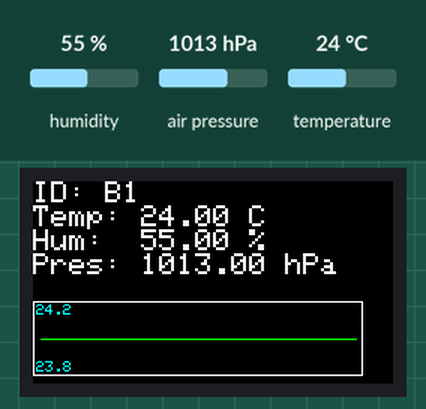
A sketch run on a simulated ESP32. Shown: 240×135 colour display. The inputs (shaded band) are chosen by the test bench; at power-on: temperature 24 °C, humidity 55 %, air pressure 1013 hPa. What the sketch prints to the serial monitor is not drawn.

Above: at 1.6 s.
1.7 s: temperature set to 12 °C
At 2.9 s:
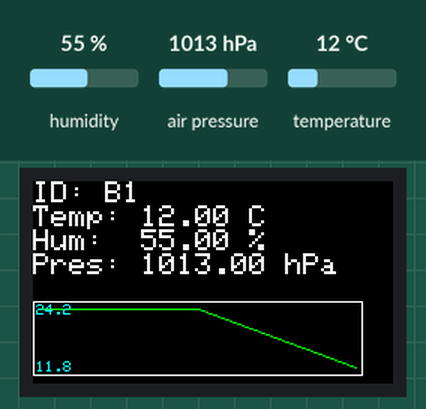
5.1 s: humidity set to 22 %
At 6.2 s:
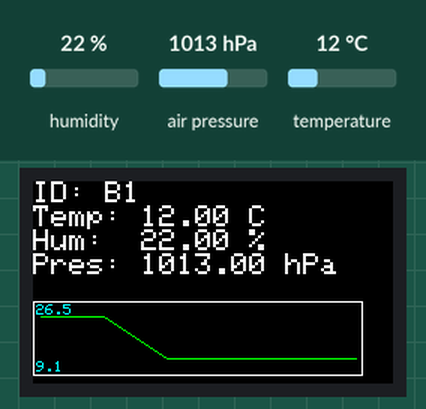
8.3 s: air pressure set to 952 hPa
At 9.5 s:
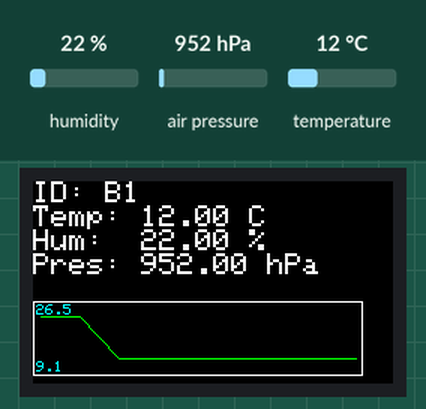
11.4 s: humidity set to 40 %
At 12.8 s:
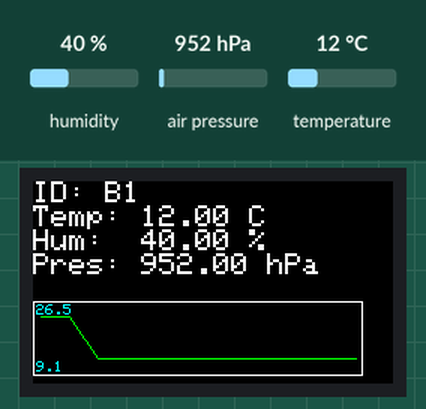
Timing chart, 0 to 14.4 s (numbered marks = the images above; inputs shaded):
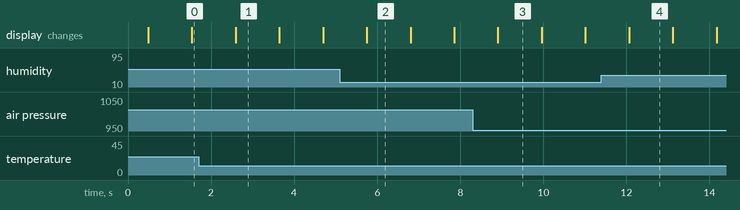

The sketch:

lesson3_M5StickC.ino
```cpp
#include <Wire.h>
#include <M5StickCPlus.h>
#include <Adafruit_Sensor.h>
#include <Adafruit_BME280.h>

// ==== lesson3 で追加 ====
#include <WiFi.h>
#include <esp_now.h>
#include <esp_wifi.h>
// ========================

// BME280のインスタンス作成
Adafruit_BME280 bme;

float temp = 0; //温度の値
float hum = 0;  //湿度の値
float pres = 0; //圧力の値


// ==== lesson2 で追加 ====
// グラフを表示するための設定
const int GRAPH_HISTORY_SIZE = 20;  // グラフに表示するデータの数
const int GRAPH_X_START = 0;        // グラフの左端の位置
const int GRAPH_Y_START = 80;       // グラフの上端の位置
const int GRAPH_WIDTH = 220;        // グラフの幅
const int GRAPH_HEIGHT = 50;        // グラフの高さ

// 過去の温度データを保存する配列
float tempHistory[GRAPH_HISTORY_SIZE];
int historyIndex = 0; // 次にデータを保存する位置
bool historyFilled = false; // 配列が満杯になったかどうか

// グラフの表示範囲を保持（急な変化でも範囲が変わらないように）
float graphMinVal = 0;  // グラフの最小値
float graphMaxVal = 0;  // グラフの最大値
bool graphRangeInitialized = false; // 範囲が初期化されたかどうか

// ========================

// ==== lesson3 で追加 ====
// ESP-NOW無線通信の設定
// ゲートウェイ（データを受け取る側）のMACアドレスを設定
// 参加者ミッション: ゲートウェイのMACアドレスを確認して設定してください
uint8_t GATEWAY_MAC[6] = {0x98, 0xf4, 0xab, 0x6e, 0x51, 0x10};  // 実際のMACアドレスに変更
const int CHANNEL = 1;  // ゲートウェイと同じチャンネル番号に設定
const int SEND_INTERVAL_MS = 1000;  // データを送る間隔（1秒ごと）

// このデバイスのID（識別番号）
// 参加者ミッション: 自分の割り当てられた番号に変更してください
const char DEVICE_ID[] = "B1";  // 例: "A1", "B2"など

// ESP-NOWペイロード構造体
typedef struct __attribute__((packed)) {
    char id[4];
    float t;
    float h;
    float p;
    uint32_t seq;
} Payload;

uint32_t seq = 0;
int sendSuccessCount = 0;
int sendFailCount = 0;
// ========================

// ==== lesson3 で追加 ====
// ゲートウェイとの通信を設定する関数
static void ensurePeer() {
    // 既に登録されていれば削除
    if (esp_now_is_peer_exist(GATEWAY_MAC)) {
        esp_now_del_peer(GATEWAY_MAC);
    }
    // ゲートウェイの情報を設定
    esp_now_peer_info_t p{};
    memcpy(p.peer_addr, GATEWAY_MAC, 6);
    p.ifidx = WIFI_IF_STA;
    p.channel = CHANNEL;
    p.encrypt = false;

    // ゲートウェイを登録
    esp_err_t e = esp_now_add_peer(&p);
    Serial.printf("[peer] add ret=%d\n", (int)e);
}

// データ送信が完了したときに呼ばれる関数
void OnDataSent(const uint8_t *mac_addr, esp_now_send_status_t status) {
    // 送信成功か失敗かをカウント
    if (status == ESP_NOW_SEND_SUCCESS) {
        sendSuccessCount++;
    } else {
        sendFailCount++;
    }
}
// ========================

void setup() {
    M5.begin();
    Serial.begin(115200);
    delay(200);

    // I2C通信の初期化 (M5StickC/PlusのGroveポート: SDA=32, SCL=33)
    Wire.begin(32, 33);

    // BME280の初期化 (0x76は多くのアドオンのデフォルトアドレス)
    if (!bme.begin(0x76, &Wire)) {
        Serial.println("Could not find a valid BME280 sensor, check wiring!");
        M5.Lcd.println("Sensor Error");
        while (1);
    }

    // ディスプレイの初期設定
    M5.Lcd.setRotation(1);    // 横向き
    M5.Lcd.setTextSize(2);    // 文字サイズ
    M5.Lcd.fillScreen(BLACK); // 画面クリア

    // ==== lesson2 で追加 ====
    // 履歴配列の初期化
    for (int i = 0; i < GRAPH_HISTORY_SIZE; i++) {
        tempHistory[i] = 0;
    }
    // ========================

    // ==== lesson3 で追加 ====
    // WiFiとESP-NOWの初期化
    WiFi.mode(WIFI_STA); // WiFiをステーションモードに設定
    ESP_ERROR_CHECK(esp_wifi_start());
    delay(50);
    ESP_ERROR_CHECK(esp_wifi_set_channel(CHANNEL, WIFI_SECOND_CHAN_NONE)); // チャンネルを設定
    WiFi.setSleep(false); // 省電力モードを無効化

    // 自分のMACアドレスを表示
    Serial.printf("My MAC: %s  CH=%d\n", WiFi.macAddress().c_str(), CHANNEL);

    // ESP-NOWを開始
    ESP_ERROR_CHECK(esp_now_init());
    esp_now_register_send_cb(OnDataSent); // 送信完了時のコールバックを登録
    ensurePeer(); // ゲートウェイを登録
    // ========================
}

// ==== lesson2 で追加 ====
// グラフを描画する関数
// value: 現在取得した値（温度、湿度、気圧など）
void drawGraph(float value) {
    // 新しい値を配列に保存
    tempHistory[historyIndex] = value;
    historyIndex++;
    // 配列の最後まで来たら最初に戻る
    if (historyIndex >= GRAPH_HISTORY_SIZE) {
        historyIndex = 0;
        historyFilled = true;
    }

    // グラフを描く場所を黒で塗りつぶす
    M5.Lcd.fillRect(GRAPH_X_START, GRAPH_Y_START, GRAPH_WIDTH, GRAPH_HEIGHT, BLACK);

    // グラフの枠を白い線で描く
    M5.Lcd.drawRect(GRAPH_X_START, GRAPH_Y_START, GRAPH_WIDTH, GRAPH_HEIGHT, WHITE);

    // データの最大値と最小値を計算
    float minVal = 999, maxVal = -999;
    int dataCount = historyFilled ? GRAPH_HISTORY_SIZE : historyIndex;

    if (dataCount == 0) return;

    // 最大値と最小値を計算（循環バッファを考慮）
    for (int i = 0; i < dataCount; i++) {
        int idx;
        if (historyFilled) {
            // 配列が満杯の場合、historyIndexから時系列順に取得
            idx = (historyIndex + i) % GRAPH_HISTORY_SIZE;
        } else {
            // 配列が満杯でない場合、0から順番に取得
            idx = i;
        }
        float val = tempHistory[idx];
        if (val < minVal) minVal = val;
        if (val > maxVal) maxVal = val;
    }

    // グラフの表示範囲を決定（急な変化でも範囲が変わらないように）
    if (!graphRangeInitialized) {
        // 初回は現在のデータ範囲に余裕を持たせて設定
        float range = maxVal - minVal;
        if (range < 1.0) range = 1.0;  // 最小範囲を確保
        graphMinVal = minVal - range * 0.2;  // 上下20%の余裕
        graphMaxVal = maxVal + range * 0.2;
        graphRangeInitialized = true;
    } else {
        // 既に範囲が設定されている場合、新しい値が範囲外に出た場合のみ拡張
        float margin = (graphMaxVal - graphMinVal) * 0.1;  // 現在の範囲の10%をマージンとして使用
        if (maxVal > graphMaxVal - margin) {
            // 上限に近づいたら、余裕を持たせて拡張
            float range = graphMaxVal - graphMinVal;
            if (range < 1.0) range = 1.0;
            graphMaxVal = maxVal + range * 0.2;  // 20%の余裕を追加
        }
        if (minVal < graphMinVal + margin) {
            // 下限に近づいたら、余裕を持たせて拡張
            float range = graphMaxVal - graphMinVal;
            if (range < 1.0) range = 1.0;
            graphMinVal = minVal - range * 0.2;  // 20%の余裕を追加
        }
    }

    // 表示用の範囲を設定
    minVal = graphMinVal;
    maxVal = graphMaxVal;

    // グラフの線を描画
    if (dataCount > 1) {
        for (int i = 0; i < dataCount - 1; i++) {
            // 時系列順にデータを取得（循環バッファを考慮）
            int idx1, idx2;
            if (historyFilled) {
                // 配列が満杯の場合、historyIndexから時系列順に取得
                idx1 = (historyIndex + i) % GRAPH_HISTORY_SIZE;
                idx2 = (historyIndex + i + 1) % GRAPH_HISTORY_SIZE;
            } else {
                // 配列が満杯でない場合、0から順番に取得
                idx1 = i;
                idx2 = i + 1;
            }

            int x1 = GRAPH_X_START + 5 + (i * (GRAPH_WIDTH - 10) / (dataCount - 1));
            int y1 = GRAPH_Y_START + GRAPH_HEIGHT - 5 - ((tempHistory[idx1] - minVal) * (GRAPH_HEIGHT - 10) / (maxVal - minVal));

            int x2 = GRAPH_X_START + 5 + ((i + 1) * (GRAPH_WIDTH - 10) / (dataCount - 1));
            int y2 = GRAPH_Y_START + GRAPH_HEIGHT - 5 - ((tempHistory[idx2] - minVal) * (GRAPH_HEIGHT - 10) / (maxVal - minVal));

            // 範囲チェック
            if (y1 < GRAPH_Y_START + 5) y1 = GRAPH_Y_START + 5;
            if (y1 > GRAPH_Y_START + GRAPH_HEIGHT - 5) y1 = GRAPH_Y_START + GRAPH_HEIGHT - 5;
            if (y2 < GRAPH_Y_START + 5) y2 = GRAPH_Y_START + 5;
            if (y2 > GRAPH_Y_START + GRAPH_HEIGHT - 5) y2 = GRAPH_Y_START + GRAPH_HEIGHT - 5;

            M5.Lcd.drawLine(x1, y1, x2, y2, GREEN);
        }
    }

    // 最小値と最大値を表示
    M5.Lcd.setTextSize(1);
    M5.Lcd.setTextColor(CYAN);
    M5.Lcd.setCursor(GRAPH_X_START + 2, GRAPH_Y_START + GRAPH_HEIGHT - 10);
    M5.Lcd.printf("%.1f", minVal);
    M5.Lcd.setCursor(GRAPH_X_START + 2, GRAPH_Y_START + 2);
    M5.Lcd.printf("%.1f", maxVal);
    M5.Lcd.setTextSize(2);
}
// ========================

void loop() {
    // --- センサーから実際の値を取得 ---
    temp = bme.readTemperature();          // 温度 (℃)
    hum  = bme.readHumidity();             // 湿度 (%)
    pres = bme.readPressure() / 100.0F;    // 気圧 (hPaに変換)

    // ==== lesson3 で追加 ====
    // ESP-NOWでデータを送信
    Payload pl{}; // 送信するデータの構造体を作成
    strncpy(pl.id, DEVICE_ID, sizeof(pl.id) - 1); // デバイスIDをコピー
    pl.id[sizeof(pl.id) - 1] = '\0';
    pl.t = temp; // 温度
    pl.h = hum;  // 湿度
    pl.p = pres; // 気圧
    pl.seq = seq++; // シーケンス番号（送信回数）

    // ゲートウェイにデータを送信
    esp_err_t result = esp_now_send(GATEWAY_MAC, (uint8_t*)&pl, sizeof(pl));
    // ========================

    // --- ディスプレイ表示の更新 ---
    M5.Lcd.fillScreen(BLACK);
    M5.Lcd.setCursor(0, 0);
    M5.Lcd.setTextColor(WHITE);
    M5.Lcd.printf("ID: %s\n", DEVICE_ID);
    M5.Lcd.printf("Temp: %.2f C\n", temp);
    M5.Lcd.printf("Hum:  %.2f %%\n", hum);
    M5.Lcd.printf("Pres: %.2f hPa\n", pres);
    // ==== lesson2 で追加 ====
    // グラフを描画（取得した値だけを渡す）
    // 参加者ミッション: 気圧や湿度のグラフを表示するように変更してみましょう
    // 例: drawGraph(pres);  // 気圧のグラフ
    // 例: drawGraph(hum);  // 湿度のグラフ
    drawGraph(temp);  // 温度のグラフ
    // ========================

    delay(SEND_INTERVAL_MS);
}
```

Measured:
- after the input at 1.7 s, the display: changes after 0.89 s (image 1)
- what the display in image 1 shows lasts 1.0 s, from 2.6 s to 3.6 s
